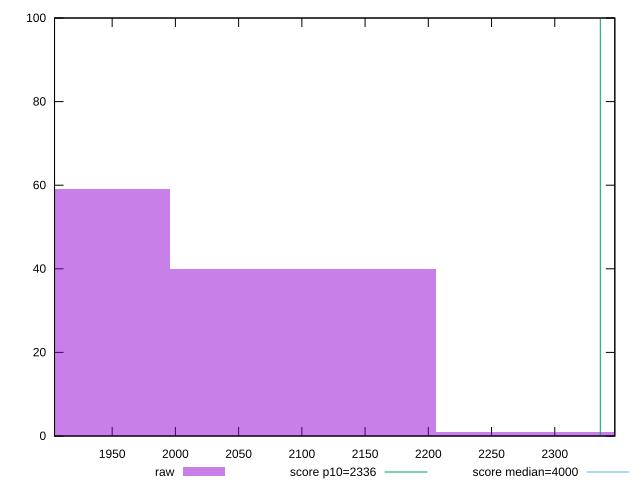

Recreate this plot in gnuplot.
reset

$raw <<EOF
2310.776628266711 1
1890.6354231273094 59
2100.7060256970103 40
EOF

set key outside below
set boxwidth 210.07060256970104
set xrange [1904.4263500000002:2347.4829999999997]
set yrange [0:100]
set trange [0:100]
set style fill transparent solid 0.5 noborder

set parametric
set terminal svg size 640, 490 enhanced background rgb 'white'
set output "report_00018_2021-02-10T15-25-16.877Z/first-meaningful-paint/samples/pages+cached+noadtech+nomedia/raw/histogram.svg"

plot $raw title "raw" with boxes, \
     2336,t title "score p10=2336", \
     4000,t title "score median=4000"

reset
